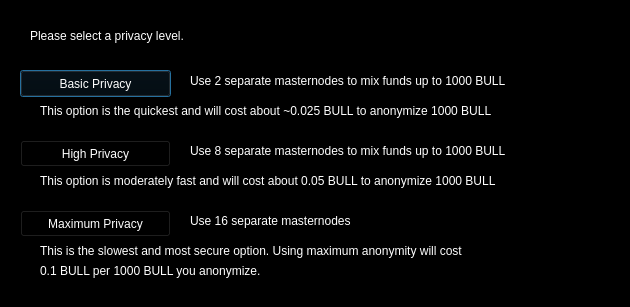
<?xml version="1.0" encoding="UTF-8"?>
<ui version="4.0">
 <class>DarksendConfig</class>
 <widget class="QDialog" name="DarksendConfig">
  <property name="geometry">
   <rect>
    <x>0</x>
    <y>0</y>
    <width>630</width>
    <height>307</height>
   </rect>
  </property>
  <property name="palette">
   <palette>
    <active>
     <colorrole role="WindowText">
      <brush brushstyle="SolidPattern">
       <color alpha="255">
        <red>255</red>
        <green>255</green>
        <blue>255</blue>
       </color>
      </brush>
     </colorrole>
     <colorrole role="Button">
      <brush brushstyle="SolidPattern">
       <color alpha="255">
        <red>0</red>
        <green>0</green>
        <blue>0</blue>
       </color>
      </brush>
     </colorrole>
     <colorrole role="Light">
      <brush brushstyle="SolidPattern">
       <color alpha="255">
        <red>0</red>
        <green>0</green>
        <blue>0</blue>
       </color>
      </brush>
     </colorrole>
     <colorrole role="Midlight">
      <brush brushstyle="SolidPattern">
       <color alpha="255">
        <red>0</red>
        <green>0</green>
        <blue>0</blue>
       </color>
      </brush>
     </colorrole>
     <colorrole role="Dark">
      <brush brushstyle="SolidPattern">
       <color alpha="255">
        <red>0</red>
        <green>0</green>
        <blue>0</blue>
       </color>
      </brush>
     </colorrole>
     <colorrole role="Mid">
      <brush brushstyle="SolidPattern">
       <color alpha="255">
        <red>0</red>
        <green>0</green>
        <blue>0</blue>
       </color>
      </brush>
     </colorrole>
     <colorrole role="Text">
      <brush brushstyle="SolidPattern">
       <color alpha="255">
        <red>255</red>
        <green>255</green>
        <blue>255</blue>
       </color>
      </brush>
     </colorrole>
     <colorrole role="BrightText">
      <brush brushstyle="SolidPattern">
       <color alpha="255">
        <red>255</red>
        <green>255</green>
        <blue>255</blue>
       </color>
      </brush>
     </colorrole>
     <colorrole role="ButtonText">
      <brush brushstyle="SolidPattern">
       <color alpha="255">
        <red>255</red>
        <green>255</green>
        <blue>255</blue>
       </color>
      </brush>
     </colorrole>
     <colorrole role="Base">
      <brush brushstyle="SolidPattern">
       <color alpha="255">
        <red>0</red>
        <green>0</green>
        <blue>0</blue>
       </color>
      </brush>
     </colorrole>
     <colorrole role="Window">
      <brush brushstyle="SolidPattern">
       <color alpha="255">
        <red>0</red>
        <green>0</green>
        <blue>0</blue>
       </color>
      </brush>
     </colorrole>
     <colorrole role="Shadow">
      <brush brushstyle="SolidPattern">
       <color alpha="255">
        <red>0</red>
        <green>0</green>
        <blue>0</blue>
       </color>
      </brush>
     </colorrole>
     <colorrole role="AlternateBase">
      <brush brushstyle="SolidPattern">
       <color alpha="255">
        <red>0</red>
        <green>0</green>
        <blue>0</blue>
       </color>
      </brush>
     </colorrole>
     <colorrole role="ToolTipBase">
      <brush brushstyle="SolidPattern">
       <color alpha="255">
        <red>255</red>
        <green>255</green>
        <blue>220</blue>
       </color>
      </brush>
     </colorrole>
     <colorrole role="ToolTipText">
      <brush brushstyle="SolidPattern">
       <color alpha="255">
        <red>0</red>
        <green>0</green>
        <blue>0</blue>
       </color>
      </brush>
     </colorrole>
    </active>
    <inactive>
     <colorrole role="WindowText">
      <brush brushstyle="SolidPattern">
       <color alpha="255">
        <red>255</red>
        <green>255</green>
        <blue>255</blue>
       </color>
      </brush>
     </colorrole>
     <colorrole role="Button">
      <brush brushstyle="SolidPattern">
       <color alpha="255">
        <red>0</red>
        <green>0</green>
        <blue>0</blue>
       </color>
      </brush>
     </colorrole>
     <colorrole role="Light">
      <brush brushstyle="SolidPattern">
       <color alpha="255">
        <red>0</red>
        <green>0</green>
        <blue>0</blue>
       </color>
      </brush>
     </colorrole>
     <colorrole role="Midlight">
      <brush brushstyle="SolidPattern">
       <color alpha="255">
        <red>0</red>
        <green>0</green>
        <blue>0</blue>
       </color>
      </brush>
     </colorrole>
     <colorrole role="Dark">
      <brush brushstyle="SolidPattern">
       <color alpha="255">
        <red>0</red>
        <green>0</green>
        <blue>0</blue>
       </color>
      </brush>
     </colorrole>
     <colorrole role="Mid">
      <brush brushstyle="SolidPattern">
       <color alpha="255">
        <red>0</red>
        <green>0</green>
        <blue>0</blue>
       </color>
      </brush>
     </colorrole>
     <colorrole role="Text">
      <brush brushstyle="SolidPattern">
       <color alpha="255">
        <red>255</red>
        <green>255</green>
        <blue>255</blue>
       </color>
      </brush>
     </colorrole>
     <colorrole role="BrightText">
      <brush brushstyle="SolidPattern">
       <color alpha="255">
        <red>255</red>
        <green>255</green>
        <blue>255</blue>
       </color>
      </brush>
     </colorrole>
     <colorrole role="ButtonText">
      <brush brushstyle="SolidPattern">
       <color alpha="255">
        <red>255</red>
        <green>255</green>
        <blue>255</blue>
       </color>
      </brush>
     </colorrole>
     <colorrole role="Base">
      <brush brushstyle="SolidPattern">
       <color alpha="255">
        <red>0</red>
        <green>0</green>
        <blue>0</blue>
       </color>
      </brush>
     </colorrole>
     <colorrole role="Window">
      <brush brushstyle="SolidPattern">
       <color alpha="255">
        <red>0</red>
        <green>0</green>
        <blue>0</blue>
       </color>
      </brush>
     </colorrole>
     <colorrole role="Shadow">
      <brush brushstyle="SolidPattern">
       <color alpha="255">
        <red>0</red>
        <green>0</green>
        <blue>0</blue>
       </color>
      </brush>
     </colorrole>
     <colorrole role="AlternateBase">
      <brush brushstyle="SolidPattern">
       <color alpha="255">
        <red>0</red>
        <green>0</green>
        <blue>0</blue>
       </color>
      </brush>
     </colorrole>
     <colorrole role="ToolTipBase">
      <brush brushstyle="SolidPattern">
       <color alpha="255">
        <red>255</red>
        <green>255</green>
        <blue>220</blue>
       </color>
      </brush>
     </colorrole>
     <colorrole role="ToolTipText">
      <brush brushstyle="SolidPattern">
       <color alpha="255">
        <red>0</red>
        <green>0</green>
        <blue>0</blue>
       </color>
      </brush>
     </colorrole>
    </inactive>
    <disabled>
     <colorrole role="WindowText">
      <brush brushstyle="SolidPattern">
       <color alpha="255">
        <red>0</red>
        <green>0</green>
        <blue>0</blue>
       </color>
      </brush>
     </colorrole>
     <colorrole role="Button">
      <brush brushstyle="SolidPattern">
       <color alpha="255">
        <red>0</red>
        <green>0</green>
        <blue>0</blue>
       </color>
      </brush>
     </colorrole>
     <colorrole role="Light">
      <brush brushstyle="SolidPattern">
       <color alpha="255">
        <red>0</red>
        <green>0</green>
        <blue>0</blue>
       </color>
      </brush>
     </colorrole>
     <colorrole role="Midlight">
      <brush brushstyle="SolidPattern">
       <color alpha="255">
        <red>0</red>
        <green>0</green>
        <blue>0</blue>
       </color>
      </brush>
     </colorrole>
     <colorrole role="Dark">
      <brush brushstyle="SolidPattern">
       <color alpha="255">
        <red>0</red>
        <green>0</green>
        <blue>0</blue>
       </color>
      </brush>
     </colorrole>
     <colorrole role="Mid">
      <brush brushstyle="SolidPattern">
       <color alpha="255">
        <red>0</red>
        <green>0</green>
        <blue>0</blue>
       </color>
      </brush>
     </colorrole>
     <colorrole role="Text">
      <brush brushstyle="SolidPattern">
       <color alpha="255">
        <red>0</red>
        <green>0</green>
        <blue>0</blue>
       </color>
      </brush>
     </colorrole>
     <colorrole role="BrightText">
      <brush brushstyle="SolidPattern">
       <color alpha="255">
        <red>255</red>
        <green>255</green>
        <blue>255</blue>
       </color>
      </brush>
     </colorrole>
     <colorrole role="ButtonText">
      <brush brushstyle="SolidPattern">
       <color alpha="255">
        <red>0</red>
        <green>0</green>
        <blue>0</blue>
       </color>
      </brush>
     </colorrole>
     <colorrole role="Base">
      <brush brushstyle="SolidPattern">
       <color alpha="255">
        <red>0</red>
        <green>0</green>
        <blue>0</blue>
       </color>
      </brush>
     </colorrole>
     <colorrole role="Window">
      <brush brushstyle="SolidPattern">
       <color alpha="255">
        <red>0</red>
        <green>0</green>
        <blue>0</blue>
       </color>
      </brush>
     </colorrole>
     <colorrole role="Shadow">
      <brush brushstyle="SolidPattern">
       <color alpha="255">
        <red>0</red>
        <green>0</green>
        <blue>0</blue>
       </color>
      </brush>
     </colorrole>
     <colorrole role="AlternateBase">
      <brush brushstyle="SolidPattern">
       <color alpha="255">
        <red>0</red>
        <green>0</green>
        <blue>0</blue>
       </color>
      </brush>
     </colorrole>
     <colorrole role="ToolTipBase">
      <brush brushstyle="SolidPattern">
       <color alpha="255">
        <red>255</red>
        <green>255</green>
        <blue>220</blue>
       </color>
      </brush>
     </colorrole>
     <colorrole role="ToolTipText">
      <brush brushstyle="SolidPattern">
       <color alpha="255">
        <red>0</red>
        <green>0</green>
        <blue>0</blue>
       </color>
      </brush>
     </colorrole>
    </disabled>
   </palette>
  </property>
  <property name="windowTitle">
   <string>Configure Darksend</string>
  </property>
  <widget class="QPushButton" name="buttonBasic">
   <property name="geometry">
    <rect>
     <x>20</x>
     <y>70</y>
     <width>151</width>
     <height>27</height>
    </rect>
   </property>
   <property name="text">
    <string>Basic Privacy</string>
   </property>
  </widget>
  <widget class="QPushButton" name="buttonHigh">
   <property name="geometry">
    <rect>
     <x>20</x>
     <y>140</y>
     <width>151</width>
     <height>27</height>
    </rect>
   </property>
   <property name="text">
    <string>High Privacy</string>
   </property>
  </widget>
  <widget class="QPushButton" name="buttonMax">
   <property name="geometry">
    <rect>
     <x>20</x>
     <y>210</y>
     <width>151</width>
     <height>27</height>
    </rect>
   </property>
   <property name="text">
    <string>Maximum Privacy</string>
   </property>
  </widget>
  <widget class="QLabel" name="label">
   <property name="geometry">
    <rect>
     <x>30</x>
     <y>20</y>
     <width>571</width>
     <height>31</height>
    </rect>
   </property>
   <property name="text">
    <string>Please select a privacy level.</string>
   </property>
  </widget>
  <widget class="QLabel" name="label_2">
   <property name="geometry">
    <rect>
     <x>190</x>
     <y>70</y>
     <width>421</width>
     <height>21</height>
    </rect>
   </property>
   <property name="text">
    <string>Use 2 separate masternodes to mix funds up to 1000 BULL</string>
   </property>
  </widget>
  <widget class="QLabel" name="label_3">
   <property name="geometry">
    <rect>
     <x>190</x>
     <y>140</y>
     <width>411</width>
     <height>21</height>
    </rect>
   </property>
   <property name="text">
    <string>Use 8 separate masternodes to mix funds up to 1000 BULL</string>
   </property>
  </widget>
  <widget class="QLabel" name="label_4">
   <property name="geometry">
    <rect>
     <x>190</x>
     <y>210</y>
     <width>421</width>
     <height>21</height>
    </rect>
   </property>
   <property name="text">
    <string>Use 16 separate masternodes</string>
   </property>
  </widget>
  <widget class="QLabel" name="label_6">
   <property name="geometry">
    <rect>
     <x>40</x>
     <y>100</y>
     <width>561</width>
     <height>21</height>
    </rect>
   </property>
   <property name="text">
    <string>This option is the quickest and will cost about ~0.025 BULL to anonymize 1000 BULL</string>
   </property>
  </widget>
  <widget class="QLabel" name="label_7">
   <property name="geometry">
    <rect>
     <x>40</x>
     <y>170</y>
     <width>561</width>
     <height>21</height>
    </rect>
   </property>
   <property name="text">
    <string>This option is moderately fast and will cost about 0.05 BULL to anonymize 1000 BULL</string>
   </property>
  </widget>
  <widget class="QLabel" name="label_8">
   <property name="geometry">
    <rect>
     <x>40</x>
     <y>240</y>
     <width>561</width>
     <height>21</height>
    </rect>
   </property>
   <property name="text">
    <string>This is the slowest and most secure option. Using maximum anonymity will cost</string>
   </property>
  </widget>
  <widget class="QLabel" name="label_9">
   <property name="geometry">
    <rect>
     <x>40</x>
     <y>260</y>
     <width>561</width>
     <height>21</height>
    </rect>
   </property>
   <property name="text">
    <string>0.1 BULL per 1000 BULL you anonymize.</string>
   </property>
  </widget>
  <widget class="Line" name="line">
   <property name="geometry">
    <rect>
     <x>10</x>
     <y>120</y>
     <width>601</width>
     <height>16</height>
    </rect>
   </property>
   <property name="orientation">
    <enum>Qt::Horizontal</enum>
   </property>
  </widget>
  <widget class="Line" name="line_2">
   <property name="geometry">
    <rect>
     <x>10</x>
     <y>190</y>
     <width>601</width>
     <height>16</height>
    </rect>
   </property>
   <property name="orientation">
    <enum>Qt::Horizontal</enum>
   </property>
  </widget>
 </widget>
 <resources/>
 <connections/>
</ui>
